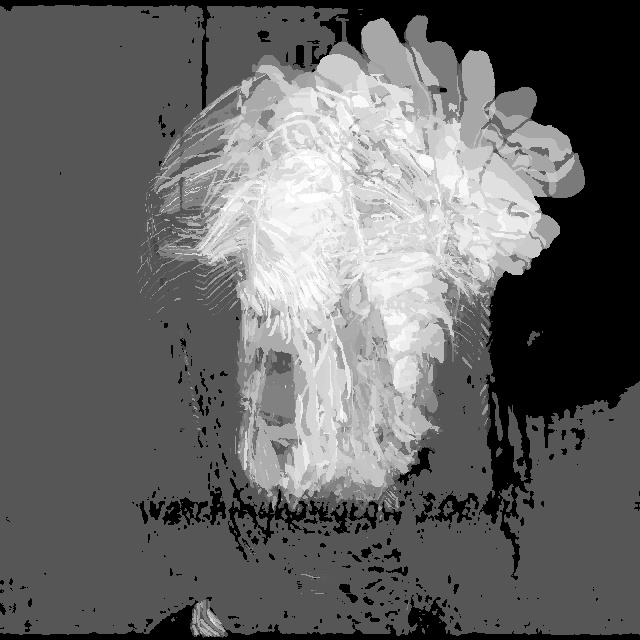
#> input picture database/mhiImages/brush_hair/April_09_brush_hair_u_nm_np1_ba_goo_0.jpg, 640 x 640 px
$ python UP927887.py   (older library calls are emulated)
#> lines starting #> are read from the running program, lines starting #| are printed output that depends on the picture
import cv2
import numpy as np
import os
import glob
import sklearn
from sklearn.model_selection import train_test_split, KFold
from sklearn.cluster import KMeans
import pickle
from scipy.spatial.distance import cdist
import time
from sklearn.metrics import confusion_matrix, accuracy_score
from sklearn.neural_network import MLPClassifier

# Testing MHI
globMhi = None

# Generate MHI
# [54 lines left out: functions generate_mhi, saveMHI, not called in this run]
                # print(fname,"saved")

# Create labels based on folder names
def labelImage(mhiFolderPath):
#> called with mhiFolderPath = 'database/mhiImages'
    allLabels = os.listdir(mhiFolderPath)

    label2id = {}
    for labelID, labelValue in enumerate(allLabels):
        label2id[labelValue] = labelID

    dataImage = []
    dataLabel = []

    for label in allLabels:
        for mhi in glob.glob(mhiFolderPath+"/"+label+'/*'):
            currentMHI = cv2.imread(mhi)
#> currentMHI is the input picture: shape (640, 640, 3); min 0, max 255, mean 101.9
            currentLabel = label2id[label]

            dataImage.append(currentMHI)
            dataLabel.append(currentLabel)
        # print("label appended to " + label)

    return dataImage, dataLabel, label2id

# SIFT/ORB Detection/Extraction
def extractFeatures(imageToExtract):
    imageFeatures = []
    detect = cv2.SIFT_create()
    # detect = cv2.ORB_create()


    for image in imageToExtract:
        _, feature = detect.detectAndCompute(image,None)
        imageFeatures.append(feature)

        # [6 lines of commented-out code are left out]

    return imageFeatures

#KMeans Clustering
def kMeansBOW(allFeatures, nC):
    bagOfWords = []

    km = KMeans(n_clusters=nC)
    km.fit(allFeatures)

    bagOfWords = km.cluster_centers_

    if not os.path.isfile('Coursework/bowDictionary.pkl'):
        pickle.dump(bagOfWords, open('Coursework/bowDictionary.pkl', 'wb'))

    return bagOfWords

# Calculate Distance for SVM
def createFeature(mhiFeatures, bow, clusters):
    feature = []
    for i in range(len(mhiFeatures)):
        features = np.array([0]* clusters)

        if mhiFeatures[i] is not None:
            dist = cdist(mhiFeatures[i], bow)

            argmin = np.argmin(dist, axis = 1)

            for j in argmin:
                features[j] += 1

        feature.append(features)

    return feature


def main():
    t1 = time.time()
    rawFolder = 'database/data'
    mhiFolder = 'database/mhiImages'
    # saveMHI(rawFolder)

    t2 = time.time()
    print("MHI Processed in ", (t2-t1))

    mhiToTrain, labels, label2id = labelImage(mhiFolder)
    mhiFeatures = extractFeatures(mhiToTrain)

    t3 = time.time()
    print("Labels and Features Processed in ", (t3-t2))

    allFeatures = []
    for feature in mhiFeatures:
        if feature is not None:
            for fe in feature:
                allFeatures.append(fe)

    numClusters = 60
    bagOfWords = kMeansBOW(allFeatures, numClusters)
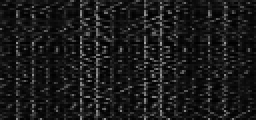
#> bagOfWords: shape (60, 128) float64 (shown 2 times larger); min 0.911, max 162.7, mean 26.3

    t4 = time.time()
    print("BOW Processed in ", (t4-t3))

    bowFeatures = createFeature(mhiFeatures, bagOfWords, numClusters)
#> the loop in createFeature, `for i in range(len(mhiFeatures)):` made 4 passes
#> pass 2, in createFeature, `dist = cdist(mhiFeatures[i], bow)`:
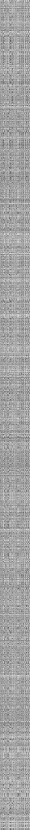
#> dist: shape (1659, 60) float64 (shown at 1/2 size); min 123.5, max 625, mean 445.4; drawn with min black and max white
#> pass 3, in createFeature, `dist = cdist(mhiFeatures[i], bow)`:
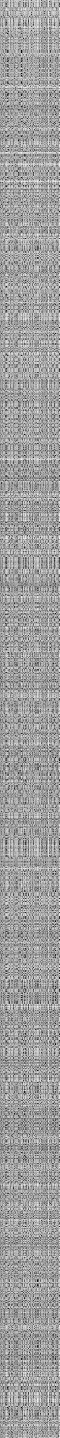
#> dist: shape (1438, 60) float64; min 147.1, max 626.9, mean 446.3; drawn with min black and max white
#> after the loop in createFeature, `for i in range(len(mhiFeatures)):`:
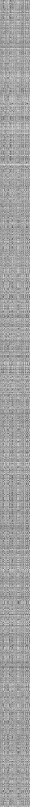
#> dist: shape (1614, 60) float64 (shown at 1/2 size); min 124.4, max 632.2, mean 446.6; drawn with min black and max white
    X_train, X_test, Y_train, Y_test = train_test_split(bowFeatures, labels, test_size = 0.2, random_state=1)


    nFolds = 5
    kfolds = KFold(n_splits=nFolds, shuffle=True, random_state=1)

    acc_scores = []

    for train_in, test_in in kfolds.split(bowFeatures):
        xtra = [bowFeatures[i] for i in train_in]
        xtes = [bowFeatures[i] for i in test_in]
        ytra = [labels[i] for i in train_in]
        ytes = [labels[i] for i in test_in]

        # model_svm = sklearn.svm.SVC(C=30, random_state = 0)
        model_svm = MLPClassifier(random_state=1, max_iter=300)
        model_svm.fit(xtra, ytra)

        Y_pred = model_svm.predict(xtes)

        acc = accuracy_score(ytes,Y_pred)
        acc_scores.append(acc)


    # model_svm = sklearn.svm.SVC(C = 30, random_state = 0)
    # model_svm.fit(X_train, Y_train)

    t5 = time.time()
    print("Model Trained in", (t5-t4))

    # Y_pred = model_svm.predict(X_test)

    # acc = accuracy_score(Y_test,Y_pred)*100
    # conf = confusion_matrix(Y_test,Y_pred)


    avg_acc = sum(acc_scores)/nFolds
    t6 = time.time()

    print("Accuracy ",avg_acc)
    # print("Confusion Matrix")
    # print(conf)

    print("Total Time ",(t6-t1))

    # print("training set: ", model_svm.score(X_train,Y_train))
    # print("testing set: ", model_svm.score(X_test,Y_test))


#> (the run stopped early here; a loop or call above may not have finished)
